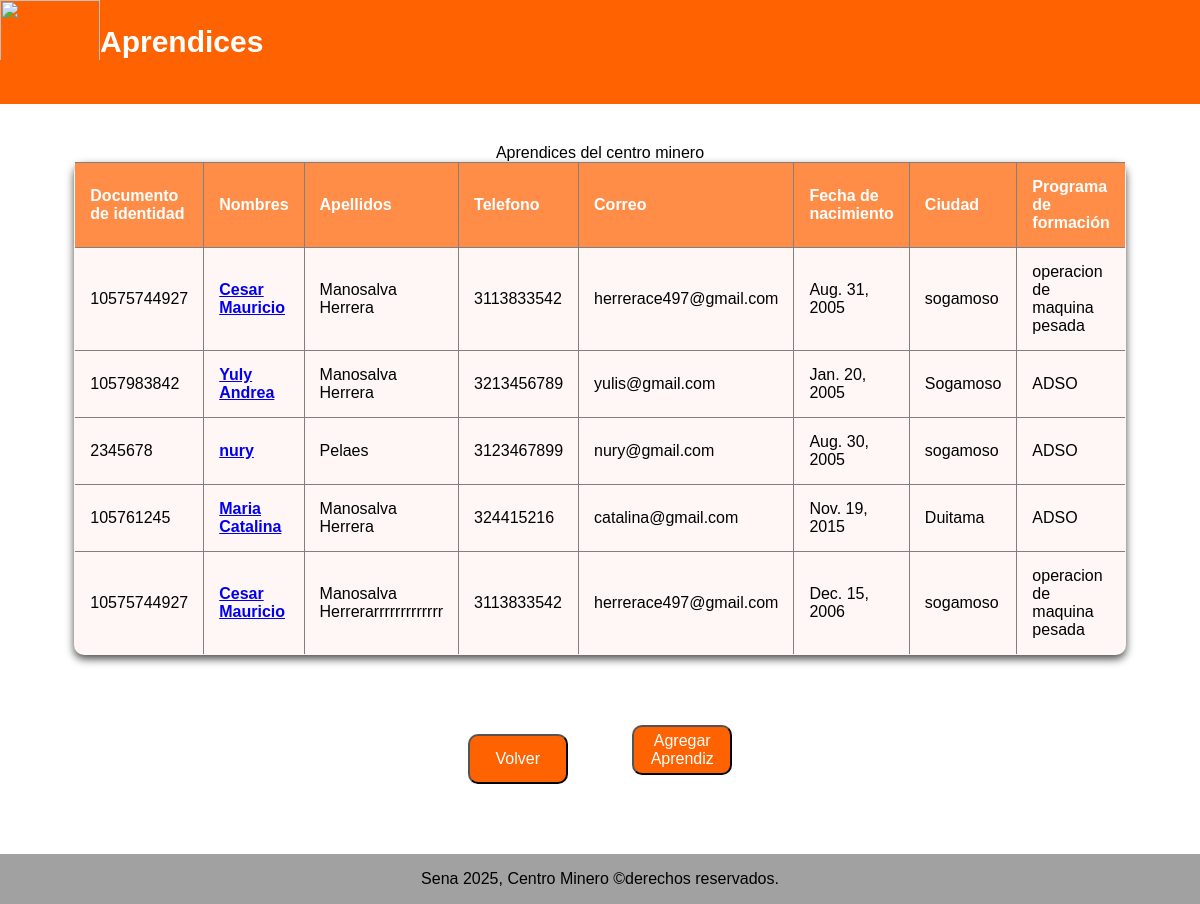
Page /aprendices/ on the earlier database version.
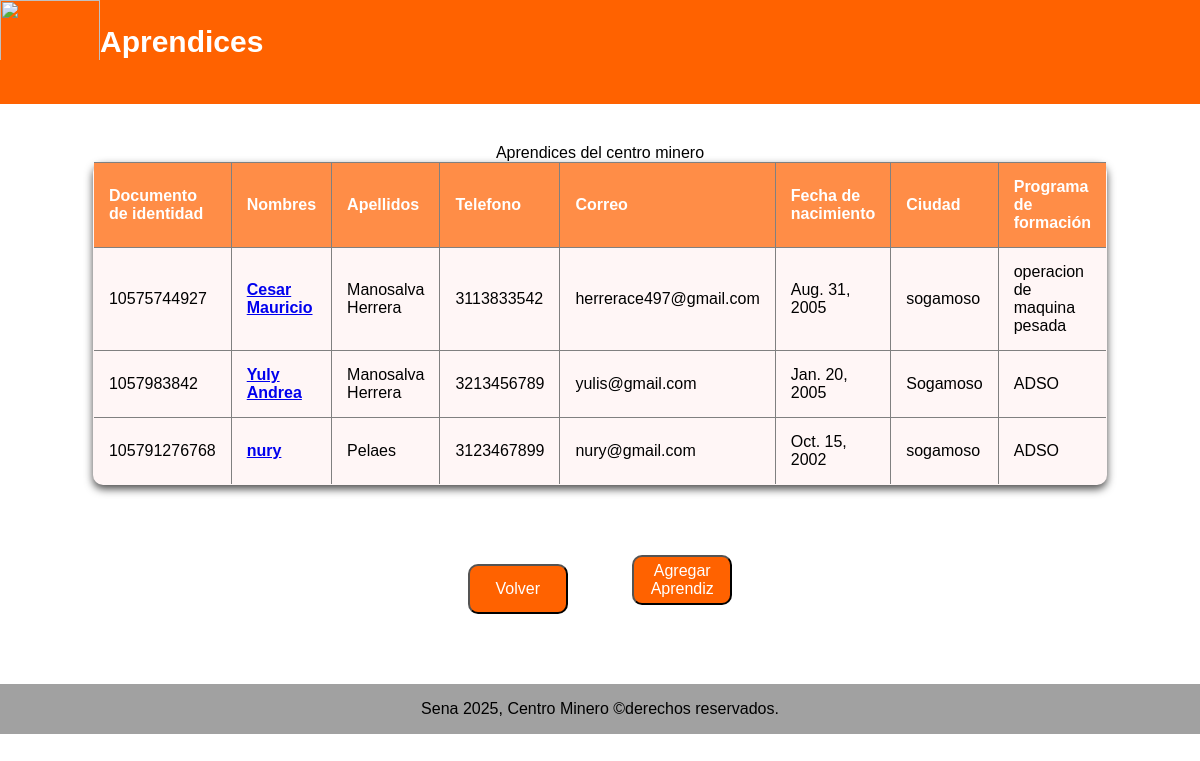
Same page on the later database version.
### aprendices/models.py (models this page shows, shortened)
class Aprendiz(models.Model):
    documento_identidad = models.CharField(max_length=255)
    nombres = models.CharField(max_length=255)
    apellido = models.CharField(max_length=255)
    telefono = models.CharField(max_length=15)
    correo = models.EmailField(max_length=225)
    fecha_nacimiento = models.DateField(null=True)
    ciudad = models.CharField(max_length=155)
    programa = models.CharField(max_length=255)

### aprendices/views.py (the view)
# urls.py: path('aprendices/', views.aprendices, name='aprendices'),
def aprendices(request):
    lista_aprendices = Aprendiz.objects.all()
    template = loader.get_template('aprendiz.html')
    context ={
        'aprendices' : lista_aprendices,
    }
    return HttpResponse(template.render(context, request))

### aprendices/templates/aprendiz.html (shortened to what this page needs)
<html lang="es">
<head>
</head>
<body>
    <nav>
        <img src="https://www.thearchipielagopress.co/wp-content/uploads/2020/10/sena-1800.jpg" alt="" class="sena-img">
        <div><h1 class="titulo-nav">Aprendices</h1></div>
    </nav>
    <table border="1" cellspacing="0" cellpadding="7">
        <caption>Aprendices del centro minero</caption>
        <thead>
            <tr>
                <th>Documento de identidad</th>
                <th>Nombres</th>
                <th>Apellidos</th>
                <th>Telefono</th>
                <th>Correo</th>
                <th>Fecha de nacimiento</th>
                <th>Ciudad</th>
                <th>Programa de formación</th>
            </tr>
        </thead>
        <tbody>
            {% for i in aprendices %}
            <tr>
                <td>{{ i.documento_identidad }}</td>
                <td><a href="/aprendices/aprendiz/{{ i.id }}"><strong>{{ i.nombres }}</strong></a></td>
                <td>{{ i.apellido }}</td>
                <td>{{ i.telefono }}</td>
                <td>{{ i.correo }}</td>
                <td>{{ i.fecha_nacimiento }}</td>
                <td>{{ i.ciudad }}</td>
                <td>{{ i.programa}}</td>
            </tr>
            {% endfor %}
        </tbody>
    </table>
    <a href="/"><button>Volver</button></a>
    <a href="/crear_aprendiz/"><button>Agregar Aprendiz</button></a>
    <footer>Sena 2025, Centro Minero ©derechos reservados.</footer>
</body>
</html>

### aprendices/templates/aprendiz.html (style rules this page uses)
body { padding: 0; margin: 0; font-family: Arial, Helvetica, sans-serif; text-align: center; }
table { width: 60%; margin: 40px auto; border-collapse: collapse; box-shadow: 0 4px 8px rgba(0, 0, 0, 0.705); background-color: rgb(255, 246, 246); border-radius: 10px; overflow: hidden; }
th, td { padding: 15px; text-align: left; }
th { background-color: #ff8d47; color: white; font-weight: bold; }
.sena-img { height: 150px; width: 100px; max-height: 60px; }
nav { background-color: #ff6200; display: flex; padding-bottom: 20px ; }
.titulo-nav { color: white; }
div { background-color: #ff6200; font-size: 20px; }
button { align-items: center; cursor: pointer; background-color: #ff6200; text-align: center; color: white; height: 50px; width: 100px; border-radius: 10px; display: inline-block; margin: 30px; text-decoration: none; font-size: medium; }
footer { display: flex; background-color: #A1A1A1; align-items: center; justify-content: center; height: 50px; margin-top: 40px; }

Differences in the rows shown:
removed Aprendiz: documento_identidad "2345678", nombres "nury", apellido "Pelaes", telefono "3123467899", correo "nury@gmail.com", fecha_nacimiento "Aug. 30, 2005", ciudad "sogamoso", programa "ADSO"
removed Aprendiz: documento_identidad "105761245", nombres "Maria Catalina", apellido "Manosalva Herrera", telefono "324415216", correo "catalina@gmail.com", fecha_nacimiento "Nov. 19, 2015", ciudad "Duitama", programa "ADSO"
removed Aprendiz: documento_identidad "10575744927", nombres "Cesar Mauricio", apellido "Manosalva Herrerarrrrrrrrrrrrr", telefono "3113833542", correo "herrerace497@gmail.com", fecha_nacimiento "Dec. 15, 2006", ciudad "sogamoso", programa "operacion de maquina pesada"
added Aprendiz: documento_identidad "105791276768", nombres "nury", apellido "Pelaes", telefono "3123467899", correo "nury@gmail.com", fecha_nacimiento "Oct. 15, 2002", ciudad "sogamoso", programa "ADSO"
